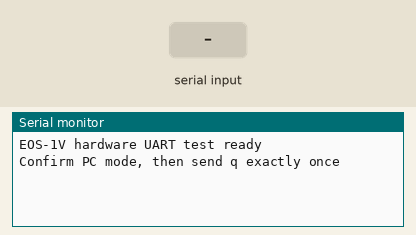
A sketch run on a simulated Arduino Mega 2560, built with avr-gcc and run on an emulated ATmega2560. Parts: the last lines printed to the serial monitor. The inputs (shaded band) are chosen by the test bench.

Above: at 1.2 s.
1.3 s: "q" received over Serial
At 1.7 s:
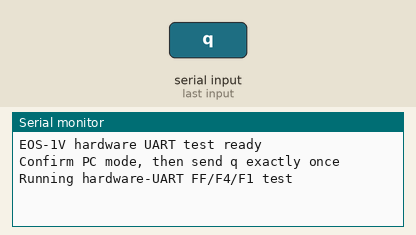
At 2.5 s:
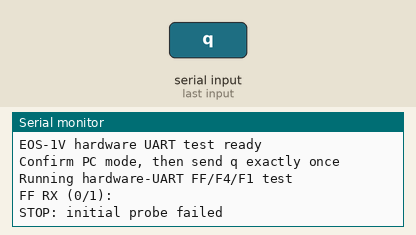

The sketch:

hardware_uart_handshake_test.ino
```cpp
#include <Arduino.h>

// EOS-1V active push-pull UART test for UNO R4 WiFi.
// Remove the NPN/D4 circuit completely for this test.
// D1 / Serial1 TX -- 1k -- EOS FOCUS / DATA-A
// D0 / Serial1 RX -- 5.1k -- EOS SHUTTER / DATA-B
// UNO GND -- EOS COMMON

static size_t receiveQuiet(uint8_t *buffer, size_t count, uint32_t timeoutMs) {
  size_t used = 0;
  const uint32_t deadline = millis() + timeoutMs;
  while (used < count && static_cast<int32_t>(millis() - deadline) < 0) {
    if (Serial1.available()) buffer[used++] = static_cast<uint8_t>(Serial1.read());
  }
  return used;
}

static void drainRx() {
  while (Serial1.available()) Serial1.read();
}

static void sendByte(uint8_t value) {
  Serial1.write(value);
  Serial1.flush();
}

static void printHex(uint8_t value) {
  if (value < 0x10) Serial.print('0');
  Serial.print(value, HEX);
}

static void printPacket(const char *label, const uint8_t *data,
                        size_t used, size_t expected) {
  Serial.print(label);
  Serial.print(" (");
  Serial.print(used);
  Serial.print('/');
  Serial.print(expected);
  Serial.print("):");
  for (size_t i = 0; i < used; ++i) {
    Serial.print(' ');
    printHex(data[i]);
  }
  Serial.println();
}

static bool cleanExit() {
  uint8_t reply1[1];
  uint8_t reply2[1];
  drainRx();
  sendByte(0xF2);
  const size_t used1 = receiveQuiet(reply1, 1, 500);
  if (used1 != 1 || reply1[0] != 0xF4) {
    printPacket("EXIT RX1", reply1, used1, 1);
    return false;
  }
  sendByte(0xF4);
  delay(305);
  sendByte(0xF2);
  const size_t used2 = receiveQuiet(reply2, 1, 500);
  printPacket("EXIT RX1", reply1, used1, 1);
  printPacket("EXIT RX2", reply2, used2, 1);
  return used2 == 1 && reply2[0] == 0xF2;
}

static void runF1Test() {
  uint8_t ffReply[1];
  uint8_t f1Reply[6];
  drainRx();
  Serial.println("Running hardware-UART FF/F4/F1 test");

  sendByte(0xFF);
  const size_t ffUsed = receiveQuiet(ffReply, 1, 500);
  if (ffUsed != 1 || ffReply[0] != 0xF4) {
    printPacket("FF RX", ffReply, ffUsed, 1);
    Serial.println("STOP: initial probe failed");
    return;
  }

  sendByte(0xF4);
  delay(63);
  sendByte(0xF1);
  const size_t f1Used = receiveQuiet(f1Reply, 6, 500);

  printPacket("FF RX", ffReply, ffUsed, 1);
  printPacket("F1 RX", f1Reply, f1Used, 6);
  if (f1Used == 6 && f1Reply[0] == 0xF1) {
    Serial.println("HARDWARE UART TEST OK");
    if (cleanExit()) Serial.println("EXIT OK; camera should now be out of PC mode");
    else Serial.println("EXIT FAILED");
  } else {
    Serial.println("STOP: F1 reply failed; TX is idle HIGH");
  }
}

void setup() {
  Serial1.begin(9600, SERIAL_8N1); // D1 actively idles HIGH
  Serial.begin(115200);
  while (!Serial && millis() < 3000) {}
  Serial.println("EOS-1V hardware UART test ready");
  Serial.println("Confirm PC mode, then send q exactly once");
}

void loop() {
  while (Serial.available()) {
    const char command = Serial.read();
    if (command == 'q' || command == 'Q') runF1Test();
  }
}
```

Measured:
- after the input at 1.3 s, the serial monitor: prints a new line at once (image 1)
